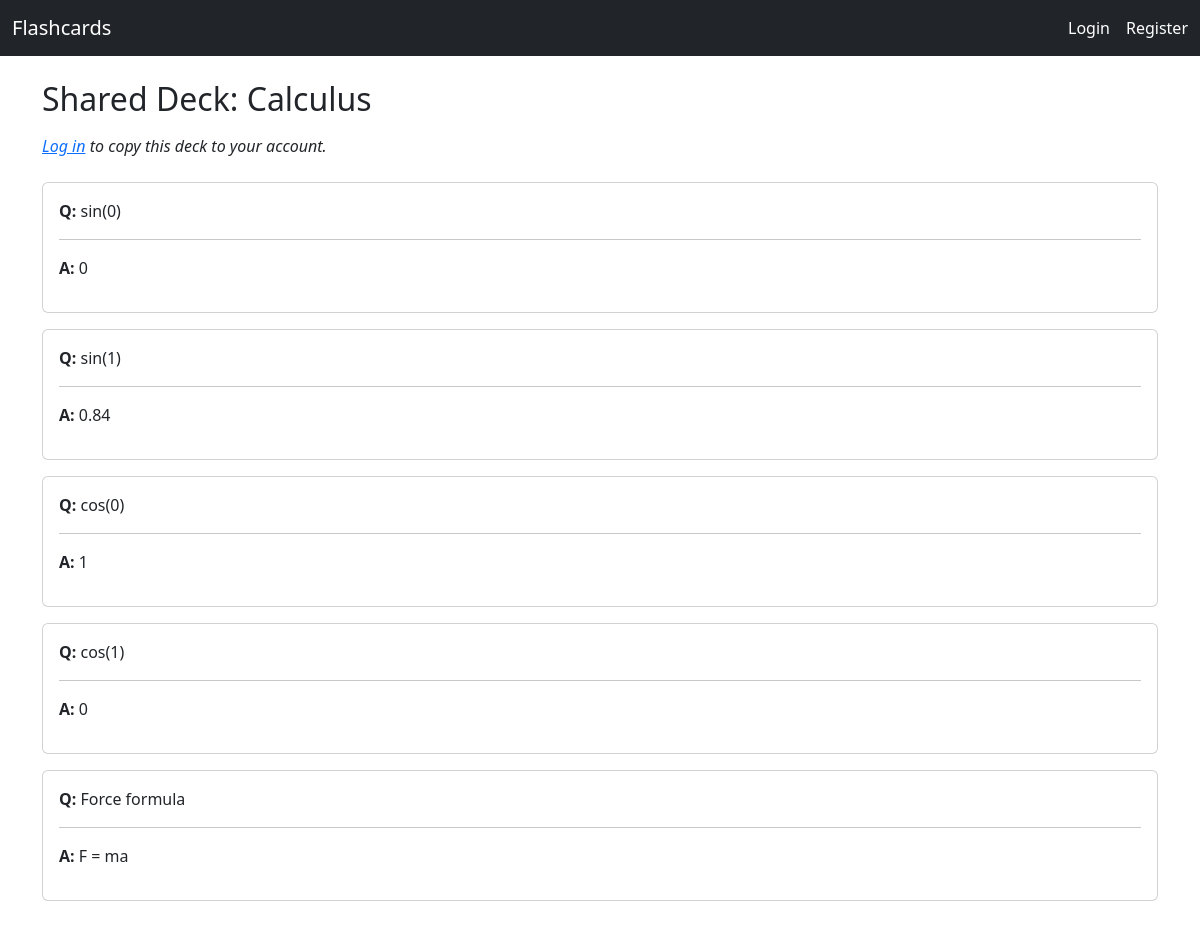
The page /shared/8fcbb642c0d543e983245dc438cd8247/ on the database its author committed.
### flashcards/models.py (models this page shows, shortened)
class Deck(models.Model):
    name = models.CharField(max_length=100)
    description = models.TextField(blank=True)
    owner = models.ForeignKey(User, on_delete=models.CASCADE, related_name='decks')
    share_token = models.CharField(max_length=100, unique=True, default=uuid.uuid4)
    created_on = models.DateTimeField(auto_now_add=True)
    last_reviewed = models.DateTimeField(null=True, blank=True)

class Card(models.Model):
    deck = models.ForeignKey(Deck, models.CASCADE, related_name="card")
    front = models.TextField()
    back = models.TextField()
    last_reviewed = models.DateTimeField(null=True, blank=True)
    difficulty = models.CharField(max_length=20, choices=[
        ('again', 'Again'),
        ('easy', 'Easy'),
        ('medium', 'Medium'),
        ('hard', 'Hard')
    ], default='medium')
    created_at = models.DateTimeField(auto_now_add=True)
    updated_at = models.DateTimeField(auto_now=True)

### flashcards/views.py (the view)
# urls.py: path('shared/<str:token>/', views.sharedDeckView, name='shared_deck_view'),
def sharedDeckView(request, token):
    deck = get_object_or_404(Deck, share_token = token)
    cards = Card.objects.filter(deck=deck)
    return render(request, 'flashcards/sharedDeck.html', {
        "deck": deck,
        "cards": cards
    })

### flashcards/templates/flashcards/sharedDeck.html (shortened to what this page needs)
{% extends 'flashcards/layout.html' %}
{% block content %}
<div class="container mt-4">
  <h2>Shared Deck: {{ deck.name }}</h2>
  {% if user.is_authenticated %}
  <form action="{% url 'copy_shared_deck' deck.share_token %}" method="post" class="mt-3">
    {% csrf_token %}
    <button type="submit" class="btn btn-success">Copy This Deck to My Account</button>
  </form>
  {% else %}
  <p><em><a href="{% url 'login' %}">Log in</a> to copy this deck to your account.</em></p>
  {% endif %}
  <div class="mt-4">
    {% for card in cards %}
      <div class="card mb-3">
        <div class="card-body">
          <p><strong>Q:</strong> {{ card.front }}</p>
          <hr>
          <p><strong>A:</strong> {{ card.back }}</p>
        </div>
      </div>
    {% endfor %}
  </div>
</div>
{% endblock %}

### rows shown on the page
Deck: name "Calculus"
Card: front "sin(0)", back "0"
Card: front "sin(1)", back "0.84"
Card: front "cos(0)", back "1"
Card: front "cos(1)", back "0"
Card: front "Force formula", back "F = ma"
